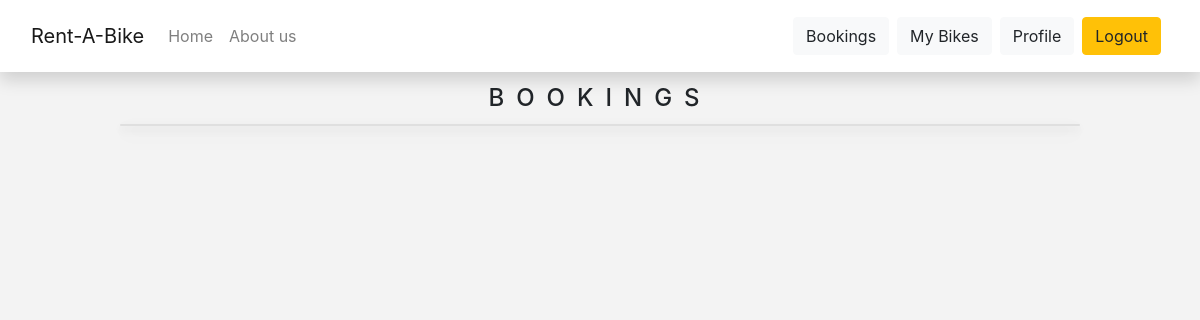
Before: /dealer/bookings/ (signed in) with the older database file.
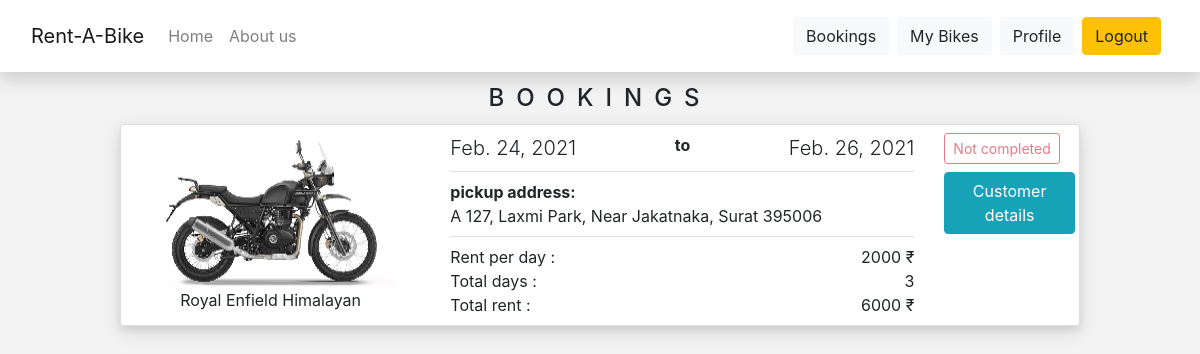
After: the same page with the newer database file.
### bike/models.py (models this page shows, shortened)
class Booking(models.Model):
    booking_id = models.IntegerField(primary_key=True, auto_created=True)
    bike = models.ForeignKey(Bike,on_delete=models.CASCADE, default='')
    customer = models.ForeignKey('customer.Customer',on_delete=models.CASCADE, default='')
    pickup_date = models.DateField(auto_now=False, auto_now_add=False)
    dropoff_date = models.DateField(auto_now=False, auto_now_add=False)
    is_completed = models.BooleanField(default=False)
    total_days = models.PositiveIntegerField(default=0)
    total_rent = models.PositiveIntegerField(default=0)

class Bike(models.Model):
    bike_id = models.IntegerField(primary_key=True, auto_created=True)
    owner = models.ForeignKey(Dealer, on_delete=models.CASCADE)
    bike_company = models.CharField(max_length=20, default=None)
    bike_model = models.CharField(max_length=30, default=None)
    reg_number = models.CharField(max_length=10, default='')
    seat_capacity = models.DecimalField(decimal_places=0, max_digits=1, default=2)
    bike_location = models.ForeignKey('bikerental.Location', on_delete=models.CASCADE, default='')
    rent_per_day = models.PositiveIntegerField(default=0,max_length=None)
    driven_kms = models.PositiveIntegerField(default=0, max_length=None)
    is_confirmed = models.BooleanField(default=False)
    is_on_halt = models.BooleanField(default=False)
    pickup_add = models.TextField(default='')
    dropoff_add = models.TextField(default='')
    image = models.ImageField(default=None, upload_to='bike_pics')

### dealer/views.py (the view)
# urls.py: path('bookings/',views.dealer_bookings, name="dealer-bookings"),
@login_required
def dealer_bookings(request):
    loggedin_user_id = request.user.id;
    user_bikes = list(Bike.objects.filter(owner=loggedin_user_id))
    user_bikes_id = []
    for b in user_bikes:
        user_bikes_id.append(b.bike_id)
    user_bookings = Booking.objects.filter(bike_id__in=user_bikes_id)
    return render(request,'dealer/dealerbookings.html',{'user_bookings': user_bookings})

### dealer/templates/dealer/dealerbookings.html (shortened to what this page needs)
{% extends 'bikerental/base.html' %}
{% load crispy_forms_tags %}
{% block content %}
<div class="row">
    <legend class="mt-0" id="bookingsheading">BOOKINGS</legend>
</div>
<div class="card">
    {% for booking in user_bookings %}
    <div class="row">
        <div class="col-md-4 bookingsimg">
            <div class="">
                <img src="{{ booking.bike.image.url }}" alt="" class="bikeimg">
                <div class="bikename">{{ booking.bike.bike_company }} {{ booking.bike.bike_model}}</div>
            </div>
        </div>
        <div class="col-md-6">
            <div class="bookingdate border-bottom py-2">
                <div class="lead">{{ booking.pickup_date }} </div>
                <div class="font-weight-bold">to</div>
                <div class="lead"> {{ booking.dropoff_date }}</div>
            </div>
            <div class="border-bottom py-2">
                <div class="font-weight-bold">pickup address:</div>
                <div>{{ booking.bike.pickup_add }}</div>
            </div>
            <div class="my-2">
                <div class="summary">Rent per day : <span>{{ booking.bike.rent_per_day }} &#8377</span></div>
                <div class="summary">Total days : <span>{{ booking.total_days }}</span></div>
                <div class="summary">Total rent : <span>{{ booking.total_rent }} &#8377</span></div>
            </div>
        </div>
        <div class="col-md-2">
            <div class="pr-1">
                {% if booking.is_completed %}
                <button type="button" class="btn btn-outline-success btn-sm my-2" data-toggle="tooltip"
                    data-placement="top" title="this ride is completed" disabled>Completed</button>
                {% else %}
                <button type="button" class="btn btn-outline-danger btn-sm my-2" data-toggle="tooltip"
                    data-placement="top" title="this ride is not completed" disabled>Not completed</button>
                {% endif %}
                <form action="{% url 'dealer-customerdetails' %}" class="mb-0" method="POST"
                    enctype="multipart/form-data">
                    <button type="submit" class="btn btn-info" data-toggle="tooltip" data-placement="top"
                        title="Customer details" name="customer_details_button"
                        value="{{ booking.booking_id }}">Customer details</button>
                </form>
            </div>
        </div>
    </div>
    {% endfor %}
</div>
{% endblock content %}

Changed rows visible on the page:
added Booking: bike.image (picture), bike.bike_company "Royal Enfield", bike.bike_model "Himalayan", pickup_date "Feb. 24, 2021", dropoff_date "Feb. 26, 2021", bike.pickup_add "A 127, Laxmi Park, Near Jakatnaka, Surat 395006", bike.rent_per_day "2000", total_days "3", total_rent "6000", is_completed "Not completed", {{ booking.booking_id }} 1 (drawn)
